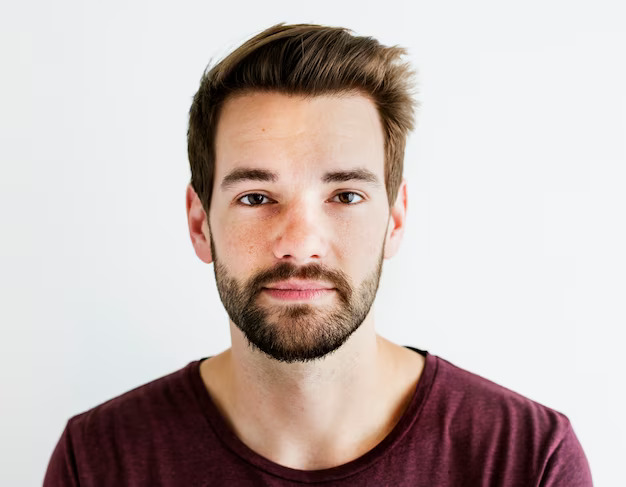
#> input picture images/5.jpg, 626 x 487 px
$ python Q5_face_detection.py
#> lines starting #> are read from the running program, lines starting #| are printed output that depends on the picture; after the words box and inside, x2 and y2 are one past the last pixel; in counts of white or black regions, pixels touching at a corner belong together
import cv2

# Load pre-trained Haar cascade for face detection
face_cascade = cv2.CascadeClassifier(cv2.data.haarcascades + 'haarcascade_frontalface_default.xml')

# Load image
image = cv2.imread('images/5.jpg')
#> image is the input picture: shape (487, 626, 3); mean B, G, R 181.1, 184.4, 198.2
gray = cv2.cvtColor(image, cv2.COLOR_BGR2GRAY)
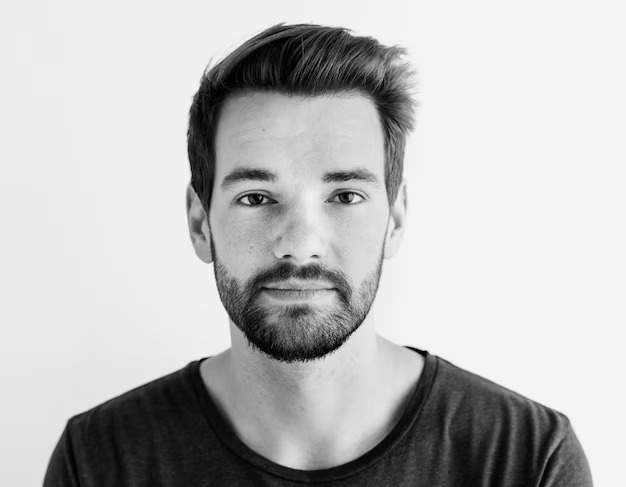
#> gray: shape (487, 626); min 0, max 249, mean 188.2

# Detect faces
faces = face_cascade.detectMultiScale(gray, scaleFactor=1.1, minNeighbors=5, minSize=(30, 30))
#> faces = [[172, 92, 265, 265]]

# Draw bounding box around faces
for (x, y, w, h) in faces:
    cv2.rectangle(image, (x, y), (x + w, y + h), (255, 0, 0), 2)
#> this loop made 1 pass
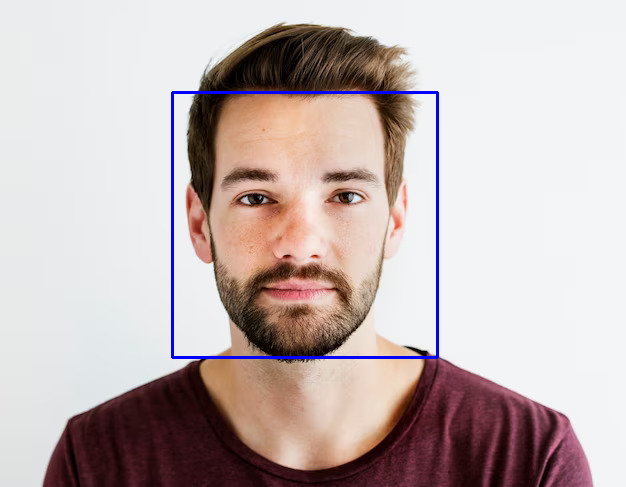
#> image: shape (487, 626, 3); 1.04% of pixels changed, all inside (x1, y1, x2, y2) = (171, 91, 439, 359)

# Show result
cv2.imshow('Face Detection', image)

cv2.waitKey(0)
cv2.destroyAllWindows()

$ run again, with images/2.jpg copied over images/5.jpg
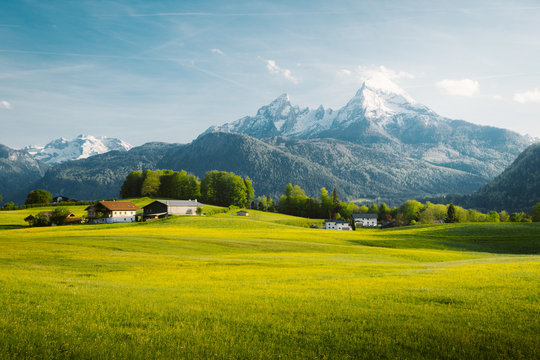
#> input picture images/2.jpg, 540 x 360 px
#> image is the input picture: shape (360, 540, 3); mean B, G, R 106, 151.6, 136.1
#> `gray = cv2.cvtColor(image, cv2.COLOR_BGR2GRAY)`:
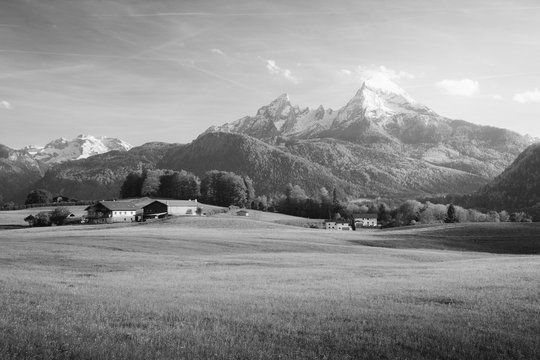
#> gray: shape (360, 540); min 2, max 255, mean 141.8
#> faces = ()

$ run again, with images/3.jpg copied over images/5.jpg
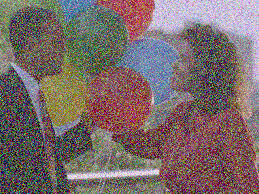
#> input picture images/3.jpg, 259 x 194 px
#> image is the input picture: shape (194, 259, 3); mean B, G, R 105.8, 106.5, 121.4
#> `gray = cv2.cvtColor(image, cv2.COLOR_BGR2GRAY)`:
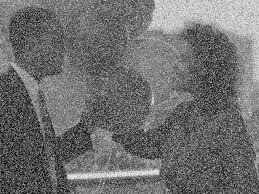
#> gray: shape (194, 259); min 1, max 253, mean 110.9
#> faces = ()
